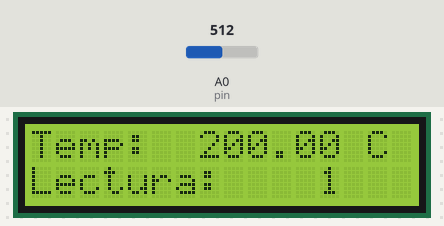
The sketch below on a simulated Arduino Uno, built with avr-gcc and run on an emulated ATmega328P. Parts: 16×2 character LCD. The test bench sets the inputs (shaded band); at power-on: A0 (pin) = 512. What the sketch prints to the serial monitor is not drawn.

Above: at 0.1 s.
At 6.2 s:
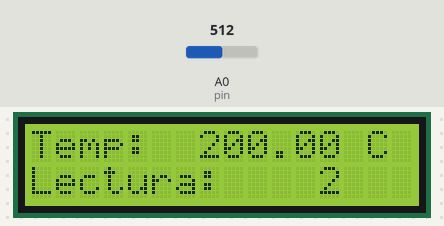
6.3 s: A0 (pin) set to 716
At 16.0 s:
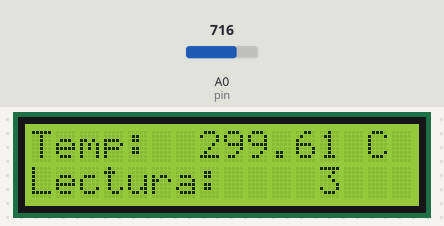
Timing chart, 0 to 17.5 s (numbered marks = the images above; inputs shaded):
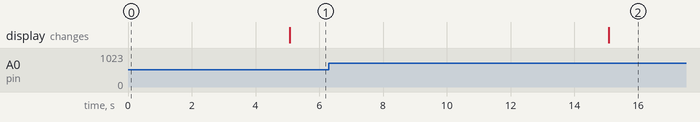

The sketch:

registroTemperaturasLCD.ino
```cpp
#include <LiquidCrystal.h>

LiquidCrystal lcd(12, 11, 5, 4, 3, 2);

//Constantes
#define COLS 16         // Columnas del LCD
#define ROWS 2          // Filas del LCD
#define VELOCIDAD 300   // Velocidad para mover el texto

//Variables globales
float tempC;        // Variable para almacenar el valor obtenido del sensor
int pin = A0;       // Variable del pin de entrada del sensor
int cont=0;         // Total de datos leidos
char input;


void setup() {

 // Configurar filas y columnas del LCD
 lcd.begin(COLS, ROWS);
 Serial.begin(9600);
 tempC = analogRead(pin);

 // Obtener temperatura a partir de lectura analógica
 tempC = (((5.0 * tempC )/1024.0)-0.5)/0.01;

 Serial.println((byte)tempC);

   // Valores LED
 lcd.clear();
 cont++;
 lcd.setCursor(0,0);
 lcd.print("Temp: ");
 lcd.setCursor(0,1);
 lcd.print("Lectura: ");
 lcd.setCursor(7,0);
 lcd.print(tempC);
 lcd.print(" C");
 lcd.setCursor(12,1);
 lcd.print(cont);
 delay(5000);
}

void loop() {

 input=Serial.read();

 //Obtenemos datos del sensor
 tempC = analogRead(pin);

 // Obtener temperatura a partir de lectura analógica
 tempC = (((5.0 * tempC )/1024.0)-0.5)/0.01;

 Serial.println((byte)tempC);

 // Valores LED
 lcd.clear();
 cont++;
 lcd.setCursor(0,0);
 lcd.print("Temp: ");
 lcd.setCursor(0,1);
 lcd.print("Lectura: ");
 lcd.setCursor(7,0);
 lcd.print(tempC);
 lcd.print(" C");
 lcd.setCursor(12,1);
 lcd.print(cont);
 delay(10000);
}
```

Measured:
- after the input at 6.3 s, the display: changes after 8.8 s (image 2)
